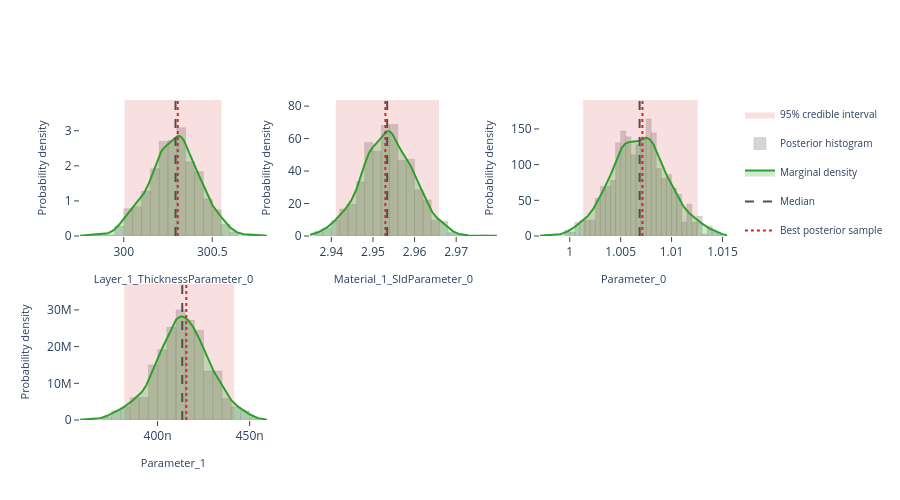

The cell this chart's notebook holds for it:
### Markdown cell above
## Interactive posterior plots

The next three cells render the same Plotly figures that are shown on the
Bayesian Posterior tab of the EasyReflectometryApp:

* **Marginals** — per-parameter distribution: histogram + smooth KDE marginal,
  shaded 95% credible interval, and median / best-sample lines
  (`plot_distribution` or `posterior.distribution()`)
* **Corner plot** — pairwise marginals + 2-D contours + scatter (`plot_corner`)
* **Traces** — per-chain trace + marginal histogram (`plot_trace`)

The standalone helpers are called with ``return_figure=True`` so they return a
Plotly ``Figure`` that we render in the notebook with ``fig.show()``; the
``PosteriorResults`` methods return the figure directly.

### Code cell
# ---- Marginal posterior distributions ---------------------------------------
# One panel per free parameter, each overlaying the posterior histogram, a
# smooth Gaussian-KDE marginal, the shaded 95% credible interval, and the
# median / best-sample reference lines.  Mirrors the "Marginals" sub-tab in
# the EasyReflectometryApp.

# The PosteriorResults method passes ``logp`` through automatically so the
# best posterior sample (MAP) line is drawn:
fig = posterior.distribution()
fig.show()

# Standalone equivalent (pass ``logp`` to get the best-sample line):
# fig = plot_distribution(
#     posterior.draws,
#     posterior.param_names,
#     logp=posterior.logp,
#     return_figure=True,
# )
# fig.show()

### Figure 1 — Plotly figure (JSON) as saved in the notebook; plotly's stock layout.template omitted (floating-point values rounded to 4 significant figures; data arrays with more than 128 entries replaced by an {"elided": "..."} marker saying what was removed)
{"data": [{"fill": "toself", "fillcolor": "rgba(214, 39, 40, 0.14)", "hoverinfo": "skip", "legendgroup": "95% credible interval", "line": {"color": "rgba(214, 39, 40, 0.14)", "width": 0}, "mode": "lines", "name": "95% credible interval", "showlegend": true, "type": "scatter", "x": [300.0, 300.6, 300.6, 300.0, 300.0], "xaxis": "x", "y": [0.0, 0.0, 3.876, 3.876, 0.0], "yaxis": "y"}, {"histnorm": "probability density", "hovertemplate": "sample=%{x:.4f}<br>density: %{y:.2f}<extra></extra>", "legendgroup": "histogram", "marker": {"color": "rgba(120, 120, 120, 0.38)", "line": {"color": "rgba(120, 120, 120, 0.24)", "width": 1}}, "name": "Posterior histogram", "nbinsx": 40, "opacity": 0.82, "showlegend": true, "type": "histogram", "x": {"elided": "720 float values"}, "xaxis": "x", "yaxis": "y"}, {"fill": "tozeroy", "fillcolor": "rgba(44, 160, 44, 0.22)", "hovertemplate": "Layer_1_ThicknessParameter_0: %{x:.4f}<br>density: %{y:.4f}<extra></extra>", "legendgroup": "marginal", "line": {"color": "rgb(44, 160, 44)", "width": 2}, "mode": "lines", "name": "Marginal density", "showlegend": true, "type": "scatter", "x": {"elided": "256 float values"}, "xaxis": "x", "y": {"elided": "256 float values"}, "yaxis": "y"}, {"hovertemplate": "Median: %{x:.4f}<extra></extra>", "legendgroup": "Median", "line": {"color": "rgb(80, 80, 80)", "dash": "dash", "width": 2}, "mode": "lines", "name": "Median", "showlegend": true, "type": "scatter", "x": [300.3, 300.3], "xaxis": "x", "y": [0.0, 3.876], "yaxis": "y"}, {"hovertemplate": "Best posterior sample: %{x:.4f}<extra></extra>", "legendgroup": "Best posterior sample", "line": {"color": "rgb(214, 39, 40)", "dash": "dot", "width": 2}, "mode": "lines", "name": "Best posterior sample", "showlegend": true, "type": "scatter", "x": [300.3, 300.3], "xaxis": "x", "y": [0.0, 3.876], "yaxis": "y"}, {"fill": "toself", "fillcolor": "rgba(214, 39, 40, 0.14)", "hoverinfo": "skip", "legendgroup": "95% credible interval", "line": {"color": "rgba(214, 39, 40, 0.14)", "width": 0}, "mode": "lines", "name": "95% credible interval", "showlegend": false, "type": "scatter", "x": [2.941, 2.966, 2.966, 2.941, 2.941], "xaxis": "x2", "y": [0.0, 0.0, 83.76, 83.76, 0.0], "yaxis": "y2"}, {"histnorm": "probability density", "hovertemplate": "sample=%{x:.4f}<br>density: %{y:.2f}<extra></extra>", "legendgroup": "histogram", "marker": {"color": "rgba(120, 120, 120, 0.38)", "line": {"color": "rgba(120, 120, 120, 0.24)", "width": 1}}, "name": "Posterior histogram", "nbinsx": 40, "opacity": 0.82, "showlegend": false, "type": "histogram", "x": {"elided": "720 float values"}, "xaxis": "x2", "yaxis": "y2"}, {"fill": "tozeroy", "fillcolor": "rgba(44, 160, 44, 0.22)", "hovertemplate": "Material_1_SldParameter_0: %{x:.4f}<br>density: %{y:.4f}<extra></extra>", "legendgroup": "marginal", "line": {"color": "rgb(44, 160, 44)", "width": 2}, "mode": "lines", "name": "Marginal density", "showlegend": false, "type": "scatter", "x": {"elided": "256 float values"}, "xaxis": "x2", "y": {"elided": "256 float values"}, "yaxis": "y2"}, {"hovertemplate": "Median: %{x:.4f}<extra></extra>", "legendgroup": "Median", "line": {"color": "rgb(80, 80, 80)", "dash": "dash", "width": 2}, "mode": "lines", "name": "Median", "showlegend": false, "type": "scatter", "x": [2.953, 2.953], "xaxis": "x2", "y": [0.0, 83.76], "yaxis": "y2"}, {"hovertemplate": "Best posterior sample: %{x:.4f}<extra></extra>", "legendgroup": "Best posterior sample", "line": {"color": "rgb(214, 39, 40)", "dash": "dot", "width": 2}, "mode": "lines", "name": "Best posterior sample", "showlegend": false, "type": "scatter", "x": [2.953, 2.953], "xaxis": "x2", "y": [0.0, 83.76], "yaxis": "y2"}, {"fill": "toself", "fillcolor": "rgba(214, 39, 40, 0.14)", "hoverinfo": "skip", "legendgroup": "95% credible interval", "line": {"color": "rgba(214, 39, 40, 0.14)", "width": 0}, "mode": "lines", "name": "95% credible interval", "showlegend": false, "type": "scatter", "x": [1.001, 1.013, 1.013, 1.001, 1.001], "xaxis": "x3", "y": [0.0, 0.0, 190.5, 190.5, 0.0], "yaxis": "y3"}, {"histnorm": "probability density", "hovertemplate": "sample=%{x:.4f}<br>density: %{y:.2f}<extra></extra>", "legendgroup": "histogram", "marker": {"color": "rgba(120, 120, 120, 0.38)", "line": {"color": "rgba(120, 120, 120, 0.24)", "width": 1}}, "name": "Posterior histogram", "nbinsx": 40, "opacity": 0.82, "showlegend": false, "type": "histogram", "x": {"elided": "720 float values"}, "xaxis": "x3", "yaxis": "y3"}, {"fill": "tozeroy", "fillcolor": "rgba(44, 160, 44, 0.22)", "hovertemplate": "Parameter_0: %{x:.4f}<br>density: %{y:.4f}<extra></extra>", "legendgroup": "marginal", "line": {"color": "rgb(44, 160, 44)", "width": 2}, "mode": "lines", "name": "Marginal density", "showlegend": false, "type": "scatter", "x": {"elided": "256 float values"}, "xaxis": "x3", "y": {"elided": "256 float values"}, "yaxis": "y3"}, {"hovertemplate": "Median: %{x:.4f}<extra></extra>", "legendgroup": "Median", "line": {"color": "rgb(80, 80, 80)", "dash": "dash", "width": 2}, "mode": "lines", "name": "Median", "showlegend": false, "type": "scatter", "x": [1.007, 1.007], "xaxis": "x3", "y": [0.0, 190.5], "yaxis": "y3"}, {"hovertemplate": "Best posterior sample: %{x:.4f}<extra></extra>", "legendgroup": "Best posterior sample", "line": {"color": "rgb(214, 39, 40)", "dash": "dot", "width": 2}, "mode": "lines", "name": "Best posterior sample", "showlegend": false, "type": "scatter", "x": [1.007, 1.007], "xaxis": "x3", "y": [0.0, 190.5], "yaxis": "y3"}, {"fill": "toself", "fillcolor": "rgba(214, 39, 40, 0.14)", "hoverinfo": "skip", "legendgroup": "95% credible interval", "line": {"color": "rgba(214, 39, 40, 0.14)", "width": 0}, "mode": "lines", "name": "95% credible interval", "showlegend": false, "type": "scatter", "x": [3.819e-07, 4.416e-07, 4.416e-07, 3.819e-07, 3.819e-07], "xaxis": "x4", "y": [0.0, 0.0, 37070000.0, 37070000.0, 0.0], "yaxis": "y4"}, {"histnorm": "probability density", "hovertemplate": "sample=%{x:.4f}<br>density: %{y:.2f}<extra></extra>", "legendgroup": "histogram", "marker": {"color": "rgba(120, 120, 120, 0.38)", "line": {"color": "rgba(120, 120, 120, 0.24)", "width": 1}}, "name": "Posterior histogram", "nbinsx": 40, "opacity": 0.82, "showlegend": false, "type": "histogram", "x": {"elided": "720 float values"}, "xaxis": "x4", "yaxis": "y4"}, {"fill": "tozeroy", "fillcolor": "rgba(44, 160, 44, 0.22)", "hovertemplate": "Parameter_1: %{x:.4f}<br>density: %{y:.4f}<extra></extra>", "legendgroup": "marginal", "line": {"color": "rgb(44, 160, 44)", "width": 2}, "mode": "lines", "name": "Marginal density", "showlegend": false, "type": "scatter", "x": {"elided": "256 float values"}, "xaxis": "x4", "y": {"elided": "256 float values"}, "yaxis": "y4"}, {"hovertemplate": "Median: %{x:.4f}<extra></extra>", "legendgroup": "Median", "line": {"color": "rgb(80, 80, 80)", "dash": "dash", "width": 2}, "mode": "lines", "name": "Median", "showlegend": false, "type": "scatter", "x": [4.134e-07, 4.134e-07], "xaxis": "x4", "y": [0.0, 37070000.0], "yaxis": "y4"}, {"hovertemplate": "Best posterior sample: %{x:.4f}<extra></extra>", "legendgroup": "Best posterior sample", "line": {"color": "rgb(214, 39, 40)", "dash": "dot", "width": 2}, "mode": "lines", "name": "Best posterior sample", "showlegend": false, "type": "scatter", "x": [4.156e-07, 4.156e-07], "xaxis": "x4", "y": [0.0, 37070000.0], "yaxis": "y4"}], "layout": {"barmode": "overlay", "height": 500, "legend": {"font": {"size": 10}}, "plot_bgcolor": "white", "showlegend": true, "xaxis": {"anchor": "y", "domain": [0.0, 0.2889], "range": [299.8, 300.8], "showgrid": false, "ticks": "outside", "title": {"font": {"size": 11}, "text": "Layer_1_ThicknessParameter_0"}, "zeroline": false}, "xaxis2": {"anchor": "y2", "domain": [0.3556, 0.6444], "range": [2.935, 2.98], "showgrid": false, "ticks": "outside", "title": {"font": {"size": 11}, "text": "Material_1_SldParameter_0"}, "zeroline": false}, "xaxis3": {"anchor": "y3", "domain": [0.7111, 1.0], "range": [0.9971, 1.015], "showgrid": false, "ticks": "outside", "title": {"font": {"size": 11}, "text": "Parameter_0"}, "zeroline": false}, "xaxis4": {"anchor": "y4", "domain": [0.0, 0.2889], "range": [3.579e-07, 4.594e-07], "showgrid": false, "ticks": "outside", "title": {"font": {"size": 11}, "text": "Parameter_1"}, "zeroline": false}, "xaxis5": {"anchor": "y5", "domain": [0.3556, 0.6444], "showgrid": false, "ticks": "outside", "zeroline": false}, "xaxis6": {"anchor": "y6", "domain": [0.7111, 1.0], "showgrid": false, "ticks": "outside", "zeroline": false}, "yaxis": {"anchor": "x", "domain": [0.575, 1.0], "range": [0.0, 3.876], "showgrid": false, "ticks": "outside", "title": {"font": {"size": 11}, "text": "Probability density"}, "zeroline": false}, "yaxis2": {"anchor": "x2", "domain": [0.575, 1.0], "range": [0.0, 83.76], "showgrid": false, "ticks": "outside", "title": {"font": {"size": 11}, "text": "Probability density"}, "zeroline": false}, "yaxis3": {"anchor": "x3", "domain": [0.575, 1.0], "range": [0.0, 190.5], "showgrid": false, "ticks": "outside", "title": {"font": {"size": 11}, "text": "Probability density"}, "zeroline": false}, "yaxis4": {"anchor": "x4", "domain": [0.0, 0.425], "range": [0.0, 37070000.0], "showgrid": false, "ticks": "outside", "title": {"font": {"size": 11}, "text": "Probability density"}, "zeroline": false}, "yaxis5": {"anchor": "x5", "domain": [0.0, 0.425], "showgrid": false, "ticks": "outside", "zeroline": false}, "yaxis6": {"anchor": "x6", "domain": [0.0, 0.425], "showgrid": false, "ticks": "outside", "zeroline": false}}}
